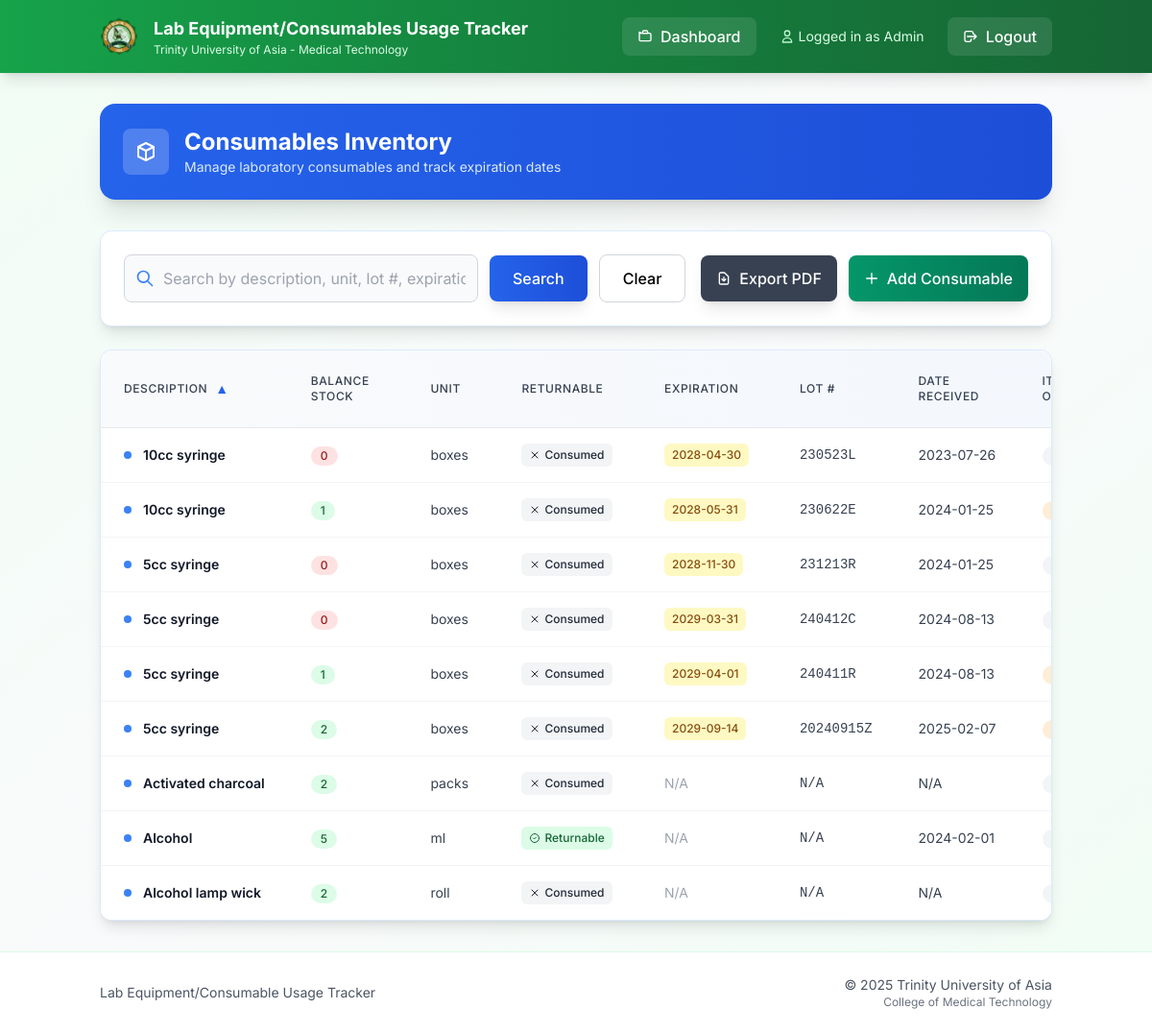
Before: /consumables (signed in) with the older database file.
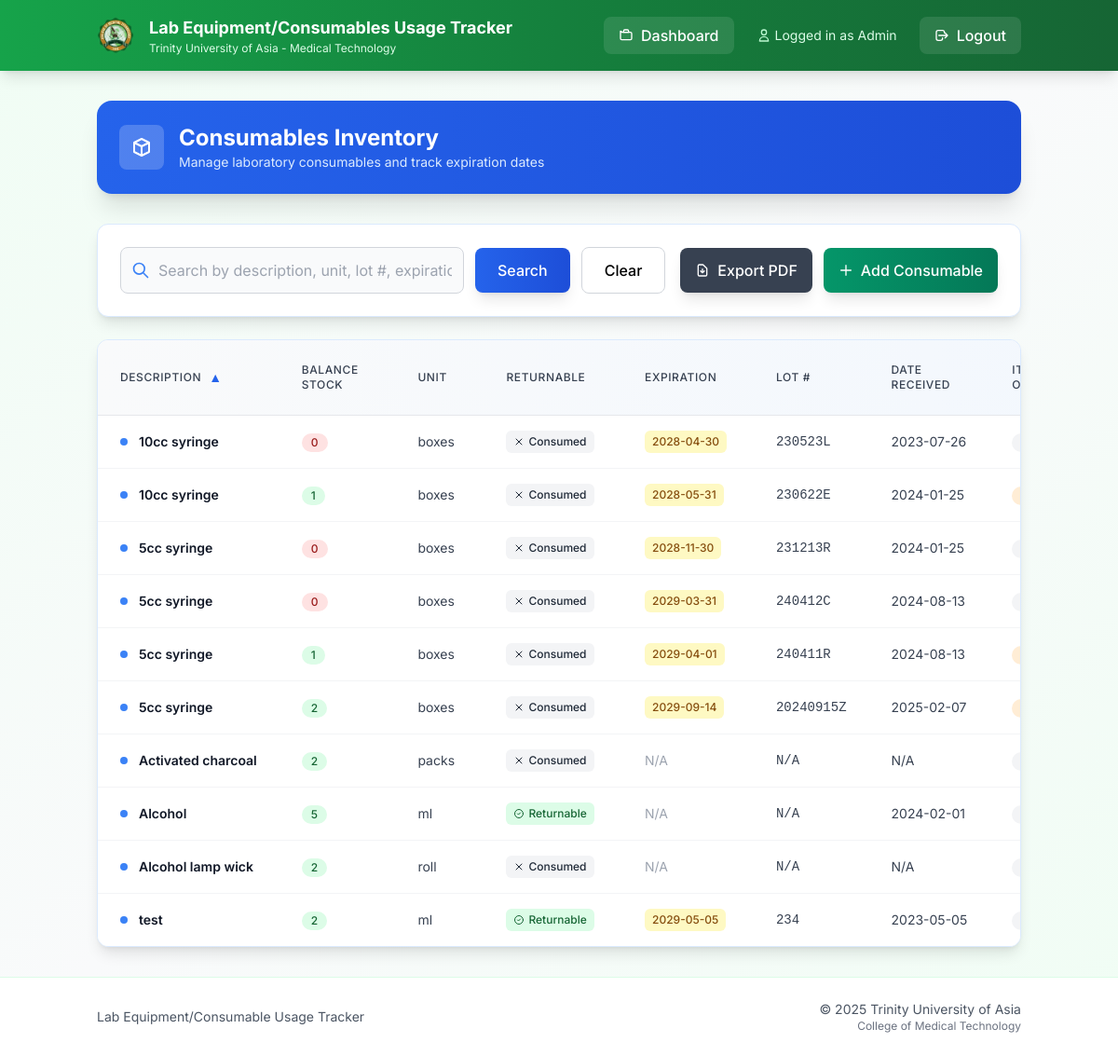
After: the same page with the newer database file.
### models.py (models this page shows)
class Consumable(db.Model):
    id = db.Column(db.Integer, primary_key=True)
    balance_stock = db.Column(db.Integer)
    unit = db.Column(db.String(50))
    description = db.Column(db.String(200))
    expiration = db.Column(db.String(20))
    lot_number = db.Column(db.String(50))
    date_received = db.Column(db.String(20))
    items_out = db.Column(db.Integer)
    items_on_stock = db.Column(db.Integer)
    previous_month_stock = db.Column(db.Integer)
    units_consumed = db.Column(db.Integer)
    units_expired = db.Column(db.Integer)
    is_returnable = db.Column(db.Boolean, default=False, nullable=False)

### app.py (the view, shortened to what this page needs)
@app.route('/consumables')
def consumables():
    if 'user_id' not in session:
        return redirect(url_for('login'))
    q = request.args.get('q', '').strip()
    sort = request.args.get('sort', 'description')
    direction = request.args.get('dir', 'asc').lower()
    direction = 'desc' if direction == 'desc' else 'asc'
    sortable_fields = {
        'description', 'balance_stock', 'unit', 'expiration', 'lot_number',
        'date_received', 'items_out', 'items_on_stock', 'previous_month_stock',
        'units_consumed', 'units_expired', 'is_returnable'
    }
    if sort not in sortable_fields:
        sort = 'description'
    query = Consumable.query
    sort_col = getattr(Consumable, sort)
    if direction == 'desc':
        query = query.order_by(sort_col.desc())
    else:
        query = query.order_by(sort_col.asc())
    items = query.all()
    return render_template('consumables.html', items=items, q=q, sort=sort, dir=direction)

### templates/consumables.html (shortened to what the changed rows need)
{% extends "base.html" %}
{% block content %}
<div class="bg-gradient-to-r from-blue-600 to-blue-700 rounded-2xl shadow-xl text-white p-6 mb-8 medical-shadow-lg">
  <div class="flex items-center justify-between flex-wrap gap-4">
    <div class="flex items-center space-x-4">
      <div>
        <h1 class="text-2xl font-bold">Consumables Inventory</h1>
      </div>
    </div>
  </div>
</div>
<div class="bg-white rounded-xl shadow-lg border border-blue-100 overflow-hidden medical-shadow">
  <div class="overflow-x-auto">
    <table class="min-w-full divide-y divide-gray-200">
      <thead class="bg-gradient-to-r from-gray-50 to-blue-50">
        <tr>
          {% set _sort = sort|default('description') %}
          {% set _dir = dir|default('asc') %}
          {% macro sort_link(label, field) -%}
            {%- set is_sorted = (_sort == field) -%}
            {%- set next_dir = 'desc' if is_sorted and _dir == 'asc' else 'asc' -%}
            <a
              href="{{ url_for('consumables', sort=field, dir=next_dir, q=q) }}"
              class="group inline-flex items-center gap-2 text-gray-700 hover:text-blue-700 font-medium transition-colors"
            >
              <span>{{ label }}</span>
              {%- if is_sorted -%}
                <span class="text-blue-600 text-sm">{{ '▲' if _dir == 'asc' else '▼' }}</span>
              {%- else -%}
                <span class="text-gray-400 group-hover:text-blue-500 text-sm opacity-0 group-hover:opacity-100 transition-opacity">↕</span>
              {%- endif -%}
            </a>
          {%- endmacro %}
          <th class="px-6 py-4 text-left text-xs font-semibold text-gray-600 uppercase tracking-wider">
            {{ sort_link('Description', 'description') }}
          </th>
          <th class="px-6 py-4 text-left text-xs font-semibold text-gray-600 uppercase tracking-wider">
            {{ sort_link('Balance Stock', 'balance_stock') }}
          </th>
          <th class="px-6 py-4 text-left text-xs font-semibold text-gray-600 uppercase tracking-wider">
            {{ sort_link('Unit', 'unit') }}
          </th>
          <th class="px-6 py-4 text-left text-xs font-semibold text-gray-600 uppercase tracking-wider">
            {{ sort_link('Returnable', 'is_returnable') }}
          </th>
          <th class="px-6 py-4 text-left text-xs font-semibold text-gray-600 uppercase tracking-wider">
            {{ sort_link('Expiration', 'expiration') }}
          </th>
          <th class="px-6 py-4 text-left text-xs font-semibold text-gray-600 uppercase tracking-wider">
            {{ sort_link('Lot #', 'lot_number') }}
          </th>
          <th class="px-6 py-4 text-left text-xs font-semibold text-gray-600 uppercase tracking-wider">
            {{ sort_link('Date Received', 'date_received') }}
          </th>
          <th class="px-6 py-4 text-left text-xs font-semibold text-gray-600 uppercase tracking-wider">
            {{ sort_link('Items Out', 'items_out') }}
          </th>
        </tr>
      </thead>
      <tbody class="bg-white divide-y divide-gray-100">
        {% for item in items %}
        <tr class="hover:bg-blue-50 transition-colors duration-150">
          <td class="px-6 py-4 whitespace-nowrap">
            <div class="flex items-center">
              <div class="h-2 w-2 bg-blue-500 rounded-full mr-3"></div>
              <span class="text-sm font-semibold text-gray-900">{{ item.description }}</span>
            </div>
          </td>
          <td class="px-6 py-4 whitespace-nowrap text-sm text-gray-700">
            <span class="inline-flex items-center px-2.5 py-0.5 rounded-full text-xs font-medium {% if item.balance_stock > 0 %}bg-green-100 text-green-800{% else %}bg-red-100 text-red-800{% endif %}">
              {{ item.balance_stock }}
            </span>
          </td>
          <td class="px-6 py-4 whitespace-nowrap text-sm text-gray-700">{{ item.unit }}</td>
          <td class="px-6 py-4 whitespace-nowrap text-sm text-gray-700">
            {% if item.is_returnable %}
              <span class="inline-flex items-center px-2 py-1 rounded-md text-xs font-medium bg-green-100 text-green-800">
                <svg class="h-3 w-3 mr-1" fill="none" stroke="currentColor" viewBox="0 0 24 24">
                  <path stroke-linecap="round" stroke-linejoin="round" stroke-width="2" d="M9 12l2 2 4-4m6 2a9 9 0 11-18 0 9 9 0 0118 0z"/>
                </svg>
                Returnable
              </span>
            {% else %}
              <span class="inline-flex items-center px-2 py-1 rounded-md text-xs font-medium bg-gray-100 text-gray-800">
                <svg class="h-3 w-3 mr-1" fill="none" stroke="currentColor" viewBox="0 0 24 24">
                  <path stroke-linecap="round" stroke-linejoin="round" stroke-width="2" d="M6 18L18 6M6 6l12 12"/>
                </svg>
                Consumed
              </span>
            {% endif %}
          </td>
          <td class="px-6 py-4 whitespace-nowrap text-sm text-gray-700">
            {% if item.expiration != 'N/A' %}
              <span class="inline-flex items-center px-2 py-1 rounded-md text-xs font-medium bg-yellow-100 text-yellow-800">
                {{ item.expiration }}
              </span>
            {% else %}
              <span class="text-gray-400">{{ item.expiration }}</span>
            {% endif %}
          </td>
          <td class="px-6 py-4 whitespace-nowrap text-sm text-gray-700 font-mono">{{ item.lot_number }}</td>
          <td class="px-6 py-4 whitespace-nowrap text-sm text-gray-700">{{ item.date_received }}</td>
          <td class="px-6 py-4 whitespace-nowrap text-sm text-gray-700">
            <span class="inline-flex items-center px-2.5 py-0.5 rounded-full text-xs font-medium {% if item.items_out > 0 %}bg-orange-100 text-orange-800{% else %}bg-gray-100 text-gray-800{% endif %}">
            </span>
          </td>
        </tr>
        {% endfor %}
      </tbody>
    </table>
  </div>
</div>
{% endblock %}

Changed rows visible on the page:
added Consumable: description "test", balance_stock "2", unit "ml", is_returnable True (drawn), expiration "2029-05-05", lot_number "234", date_received "2023-05-05"
